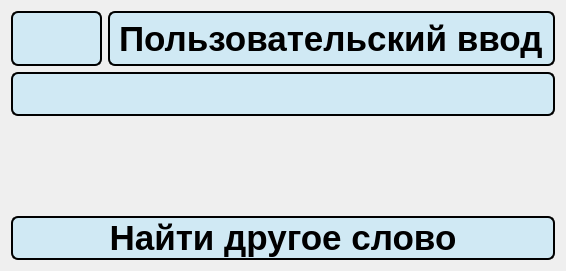
      <widget class="QWidget" name="user_search_result">
       <layout class="QVBoxLayout" name="verticalLayout_38">
        <item>
         <layout class="QVBoxLayout" name="verticalLayout_35">
          <item>
           <layout class="QVBoxLayout" name="verticalLayout_37" stretch="1,15">
            <item>
             <layout class="QHBoxLayout" name="horizontalLayout_14" stretch="2,21">
              <item>
               <widget class="QPushButton" name="back_22">
                <property name="sizePolicy">
                 <sizepolicy hsizetype="Expanding" vsizetype="Expanding">
                  <horstretch>0</horstretch>
                  <verstretch>0</verstretch>
                 </sizepolicy>
                </property>
                <property name="font">
                 <font>
                  <family>Comfortaa</family>
                  <pointsize>28</pointsize>
                  <bold>false</bold>
                 </font>
                </property>
                <property name="styleSheet">
                 <string notr="true">QPushButton {
                color: black;
                background-color: rgb(208, 233, 244);
                border: 2px solid black;
                border-radius: 7px;

            }
            QPushButton:hover {
                background-color: #d0dff4;
            } 
			QPushButton:pressed {
            	background-color: #1f6391;
        }</string>
                </property>
                <property name="text">
                 <string/>
                </property>
                <property name="icon">
                 <iconset resource="res_rc.qrc">
                  <normaloff>:/icon/icons/back.svg</normaloff>:/icon/icons/back.svg</iconset>
                </property>
               </widget>
              </item>
              <item>
               <widget class="QLabel" name="label_67">
                <property name="sizePolicy">
                 <sizepolicy hsizetype="Expanding" vsizetype="Expanding">
                  <horstretch>0</horstretch>
                  <verstretch>0</verstretch>
                 </sizepolicy>
                </property>
                <property name="styleSheet">
                 <string notr="true">color: black;
font-weight: bold;
font-size: 35px;
border: 2px solid black;
border-radius: 7px;
qproperty-alignment: 'AlignCenter';
background-color: rgb(208, 233, 244);
</string>
                </property>
                <property name="text">
                 <string>Пользовательский ввод</string>
                </property>
               </widget>
              </item>
             </layout>
            </item>
            <item>
             <layout class="QVBoxLayout" name="verticalLayout_36" stretch="5,1">
              <property name="spacing">
               <number>100</number>
              </property>
              <item>
               <widget class="QLabel" name="label_68">
                <property name="sizePolicy">
                 <sizepolicy hsizetype="Expanding" vsizetype="Expanding">
                  <horstretch>0</horstretch>
                  <verstretch>0</verstretch>
                 </sizepolicy>
                </property>
                <property name="styleSheet">
                 <string notr="true">color: black;
font-weight: bold;
font-size: 35px;
border: 2px solid black;
border-radius: 7px;
qproperty-alignment: 'AlignCenter';
background-color: rgb(208, 233, 244);
</string>
                </property>
                <property name="text">
                 <string/>
                </property>
                <property name="alignment">
                 <set>Qt::AlignmentFlag::AlignCenter</set>
                </property>
               </widget>
              </item>
              <item>
               <widget class="QPushButton" name="another_search">
                <property name="sizePolicy">
                 <sizepolicy hsizetype="Expanding" vsizetype="Expanding">
                  <horstretch>0</horstretch>
                  <verstretch>0</verstretch>
                 </sizepolicy>
                </property>
                <property name="styleSheet">
                 <string notr="true">QPushButton {
                color: black;
                font-weight: bold;
                font-size:35px;
                background-color: rgb(208, 233, 244);
                border: 2px solid black;
                border-radius: 7px;

            }
            QPushButton:hover {
                background-color: #d0dff4;
            } 
			QPushButton:pressed {
            	background-color: #1f6391;
        }</string>
                </property>
                <property name="text">
                 <string>Найти другое слово</string>
                </property>
               </widget>
              </item>
             </layout>
            </item>
           </layout>
          </item>
         </layout>
        </item>
       </layout>
      </widget>
